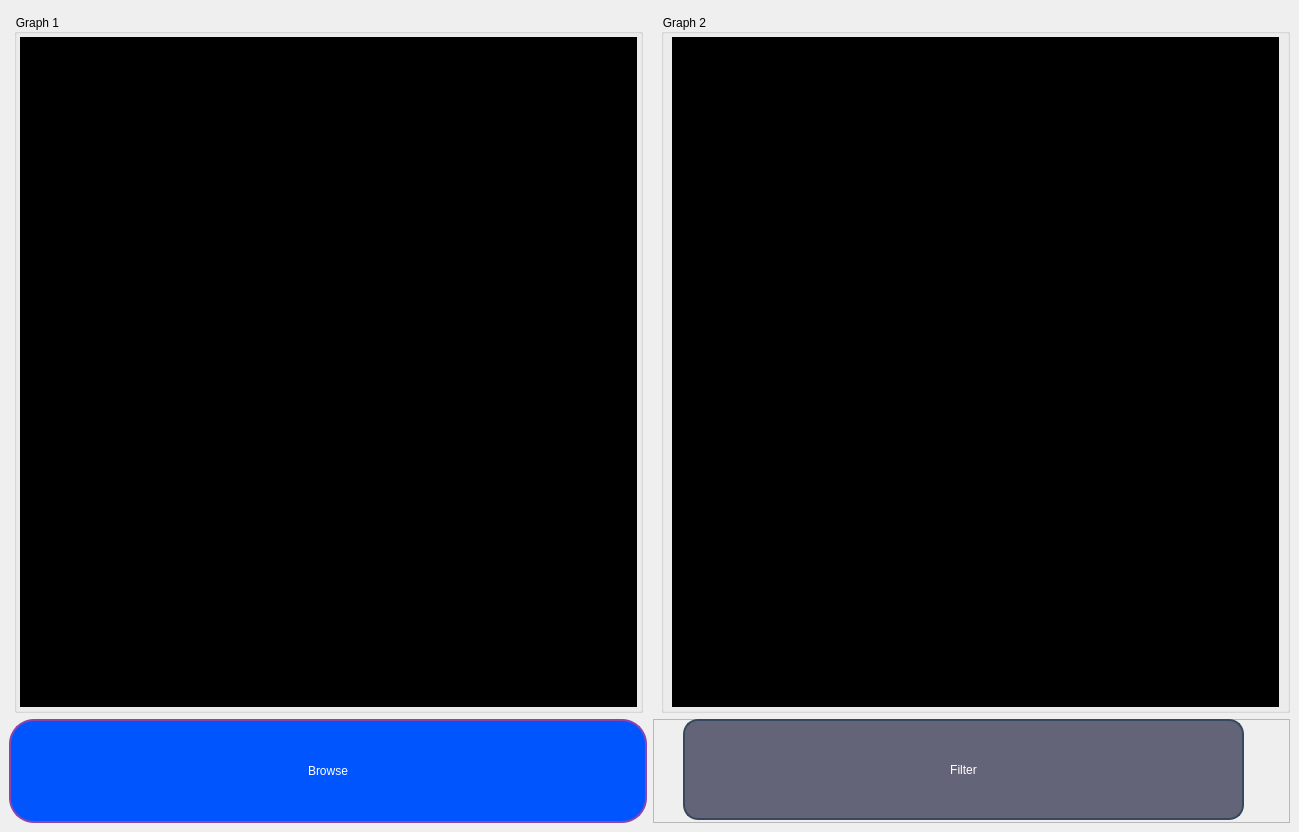
<?xml version="1.0" encoding="UTF-8"?>
<ui version="4.0">
 <class>MainWindow</class>
 <widget class="QMainWindow" name="MainWindow">
  <property name="geometry">
   <rect>
    <x>0</x>
    <y>0</y>
    <width>1299</width>
    <height>832</height>
   </rect>
  </property>
  <property name="minimumSize">
   <size>
    <width>1000</width>
    <height>700</height>
   </size>
  </property>
  <property name="windowTitle">
   <string>MainWindow</string>
  </property>
  <widget class="QWidget" name="centralwidget">
   <property name="minimumSize">
    <size>
     <width>1000</width>
     <height>700</height>
    </size>
   </property>
   <layout class="QVBoxLayout" name="verticalLayout">
    <item>
     <widget class="QFrame" name="all">
      <property name="maximumSize">
       <size>
        <width>16777215</width>
        <height>16777215</height>
       </size>
      </property>
      <property name="frameShape">
       <enum>QFrame::NoFrame</enum>
      </property>
      <property name="frameShadow">
       <enum>QFrame::Raised</enum>
      </property>
      <property name="lineWidth">
       <number>0</number>
      </property>
      <layout class="QVBoxLayout" name="verticalLayout_3">
       <property name="spacing">
        <number>0</number>
       </property>
       <property name="leftMargin">
        <number>0</number>
       </property>
       <property name="topMargin">
        <number>0</number>
       </property>
       <property name="rightMargin">
        <number>0</number>
       </property>
       <property name="bottomMargin">
        <number>0</number>
       </property>
       <item>
        <widget class="QFrame" name="upper">
         <property name="sizePolicy">
          <sizepolicy hsizetype="Expanding" vsizetype="Expanding">
           <horstretch>0</horstretch>
           <verstretch>0</verstretch>
          </sizepolicy>
         </property>
         <property name="minimumSize">
          <size>
           <width>0</width>
           <height>0</height>
          </size>
         </property>
         <property name="maximumSize">
          <size>
           <width>16777215</width>
           <height>16777215</height>
          </size>
         </property>
         <property name="frameShape">
          <enum>QFrame::NoFrame</enum>
         </property>
         <property name="frameShadow">
          <enum>QFrame::Raised</enum>
         </property>
         <property name="lineWidth">
          <number>0</number>
         </property>
         <layout class="QVBoxLayout" name="verticalLayout_2">
          <property name="spacing">
           <number>0</number>
          </property>
          <property name="leftMargin">
           <number>5</number>
          </property>
          <property name="topMargin">
           <number>5</number>
          </property>
          <property name="rightMargin">
           <number>0</number>
          </property>
          <property name="bottomMargin">
           <number>0</number>
          </property>
          <item>
           <widget class="QFrame" name="graphsFrame">
            <property name="sizePolicy">
             <sizepolicy hsizetype="Expanding" vsizetype="Expanding">
              <horstretch>0</horstretch>
              <verstretch>0</verstretch>
             </sizepolicy>
            </property>
            <property name="minimumSize">
             <size>
              <width>806</width>
              <height>321</height>
             </size>
            </property>
            <property name="maximumSize">
             <size>
              <width>16777215</width>
              <height>16777215</height>
             </size>
            </property>
            <property name="frameShape">
             <enum>QFrame::NoFrame</enum>
            </property>
            <property name="frameShadow">
             <enum>QFrame::Raised</enum>
            </property>
            <property name="lineWidth">
             <number>0</number>
            </property>
            <layout class="QHBoxLayout" name="horizontalLayout_4">
             <property name="spacing">
              <number>0</number>
             </property>
             <property name="leftMargin">
              <number>0</number>
             </property>
             <property name="topMargin">
              <number>0</number>
             </property>
             <property name="rightMargin">
              <number>0</number>
             </property>
             <property name="bottomMargin">
              <number>0</number>
             </property>
             <item>
              <widget class="QFrame" name="graph1Frame">
               <property name="sizePolicy">
                <sizepolicy hsizetype="Expanding" vsizetype="Expanding">
                 <horstretch>0</horstretch>
                 <verstretch>0</verstretch>
                </sizepolicy>
               </property>
               <property name="minimumSize">
                <size>
                 <width>390</width>
                 <height>301</height>
                </size>
               </property>
               <property name="maximumSize">
                <size>
                 <width>16777215</width>
                 <height>16777215</height>
                </size>
               </property>
               <property name="frameShape">
                <enum>QFrame::NoFrame</enum>
               </property>
               <property name="frameShadow">
                <enum>QFrame::Raised</enum>
               </property>
               <property name="lineWidth">
                <number>0</number>
               </property>
               <layout class="QHBoxLayout" name="horizontalLayout_3">
                <property name="spacing">
                 <number>0</number>
                </property>
                <property name="leftMargin">
                 <number>0</number>
                </property>
                <property name="topMargin">
                 <number>0</number>
                </property>
                <property name="bottomMargin">
                 <number>0</number>
                </property>
                <item>
                 <widget class="QGroupBox" name="groupBox_4">
                  <property name="sizePolicy">
                   <sizepolicy hsizetype="Expanding" vsizetype="Expanding">
                    <horstretch>1</horstretch>
                    <verstretch>0</verstretch>
                   </sizepolicy>
                  </property>
                  <property name="minimumSize">
                   <size>
                    <width>370</width>
                    <height>390</height>
                   </size>
                  </property>
                  <property name="maximumSize">
                   <size>
                    <width>16777215</width>
                    <height>16777215</height>
                   </size>
                  </property>
                  <property name="styleSheet">
                   <string notr="true">color: rgb(0, 0, 0);

</string>
                  </property>
                  <property name="title">
                   <string>Graph 1</string>
                  </property>
                  <layout class="QGridLayout" name="gridLayout_8">
                   <property name="leftMargin">
                    <number>0</number>
                   </property>
                   <property name="topMargin">
                    <number>0</number>
                   </property>
                   <property name="rightMargin">
                    <number>0</number>
                   </property>
                   <property name="bottomMargin">
                    <number>0</number>
                   </property>
                   <property name="spacing">
                    <number>3</number>
                   </property>
                   <item row="1" column="0">
                    <layout class="QHBoxLayout" name="horizontalLayout_2">
                     <item>
                      <widget class="PlotWidget" name="graph1" native="true">
                       <property name="sizePolicy">
                        <sizepolicy hsizetype="Expanding" vsizetype="Expanding">
                         <horstretch>0</horstretch>
                         <verstretch>0</verstretch>
                        </sizepolicy>
                       </property>
                       <property name="minimumSize">
                        <size>
                         <width>356</width>
                         <height>274</height>
                        </size>
                       </property>
                       <property name="maximumSize">
                        <size>
                         <width>16777215</width>
                         <height>16777215</height>
                        </size>
                       </property>
                       <property name="autoFillBackground">
                        <bool>false</bool>
                       </property>
                       <property name="styleSheet">
                        <string notr="true">background-color: rgb(0, 0, 0);
margin: 3px;
</string>
                       </property>
                      </widget>
                     </item>
                    </layout>
                   </item>
                  </layout>
                 </widget>
                </item>
               </layout>
              </widget>
             </item>
             <item>
              <widget class="QFrame" name="graph2Frame">
               <property name="sizePolicy">
                <sizepolicy hsizetype="Expanding" vsizetype="Expanding">
                 <horstretch>0</horstretch>
                 <verstretch>0</verstretch>
                </sizepolicy>
               </property>
               <property name="maximumSize">
                <size>
                 <width>16777215</width>
                 <height>16777215</height>
                </size>
               </property>
               <property name="frameShape">
                <enum>QFrame::NoFrame</enum>
               </property>
               <property name="frameShadow">
                <enum>QFrame::Raised</enum>
               </property>
               <property name="lineWidth">
                <number>0</number>
               </property>
               <layout class="QHBoxLayout" name="horizontalLayout">
                <property name="spacing">
                 <number>0</number>
                </property>
                <property name="topMargin">
                 <number>0</number>
                </property>
                <property name="rightMargin">
                 <number>0</number>
                </property>
                <property name="bottomMargin">
                 <number>0</number>
                </property>
                <item>
                 <widget class="QGroupBox" name="groupBox_3">
                  <property name="sizePolicy">
                   <sizepolicy hsizetype="Expanding" vsizetype="Expanding">
                    <horstretch>1</horstretch>
                    <verstretch>0</verstretch>
                   </sizepolicy>
                  </property>
                  <property name="minimumSize">
                   <size>
                    <width>370</width>
                    <height>390</height>
                   </size>
                  </property>
                  <property name="maximumSize">
                   <size>
                    <width>16777215</width>
                    <height>16777215</height>
                   </size>
                  </property>
                  <property name="styleSheet">
                   <string notr="true">color: rgb(0, 0, 0);

</string>
                  </property>
                  <property name="title">
                   <string>Graph 2</string>
                  </property>
                  <layout class="QGridLayout" name="gridLayout_7">
                   <property name="leftMargin">
                    <number>5</number>
                   </property>
                   <property name="topMargin">
                    <number>0</number>
                   </property>
                   <property name="rightMargin">
                    <number>5</number>
                   </property>
                   <property name="bottomMargin">
                    <number>0</number>
                   </property>
                   <property name="spacing">
                    <number>3</number>
                   </property>
                   <item row="0" column="0">
                    <widget class="PlotWidget" name="graph2" native="true">
                     <property name="sizePolicy">
                      <sizepolicy hsizetype="Expanding" vsizetype="Expanding">
                       <horstretch>0</horstretch>
                       <verstretch>0</verstretch>
                      </sizepolicy>
                     </property>
                     <property name="minimumSize">
                      <size>
                       <width>356</width>
                       <height>274</height>
                      </size>
                     </property>
                     <property name="maximumSize">
                      <size>
                       <width>16777215</width>
                       <height>16777215</height>
                      </size>
                     </property>
                     <property name="autoFillBackground">
                      <bool>false</bool>
                     </property>
                     <property name="styleSheet">
                      <string notr="true">background-color: rgb(0, 0, 0);
margin: 3px;
</string>
                     </property>
                    </widget>
                   </item>
                  </layout>
                 </widget>
                </item>
               </layout>
              </widget>
             </item>
            </layout>
           </widget>
          </item>
         </layout>
        </widget>
       </item>
      </layout>
     </widget>
    </item>
    <item>
     <layout class="QHBoxLayout" name="horizontalLayout_5">
      <property name="topMargin">
       <number>0</number>
      </property>
      <item>
       <widget class="QPushButton" name="browseButton">
        <property name="styleSheet">
         <string notr="true">

QPushButton {
    background-color: rgb(0, 85, 255);
color:rgb(255, 255, 255);
border-radius:5px;
 border: 2px solid #8e44ad;
    border-radius: 25px;
cursor: pointer;
    box-shadow: 0px 4px 6px rgba(0, 0, 0, 0.1);
    transition: background 0.3s, transform 0.2s;
height:100px;
}

QPushButton:hover {
    background-color: rgb(0, 50, 150);
transform: scale(1.05);
}



</string>
        </property>
        <property name="text">
         <string>Browse</string>
        </property>
       </widget>
      </item>
      <item>
       <widget class="QFrame" name="frame">
        <property name="frameShape">
         <enum>QFrame::StyledPanel</enum>
        </property>
        <property name="frameShadow">
         <enum>QFrame::Raised</enum>
        </property>
        <widget class="QPushButton" name="filterButton">
         <property name="geometry">
          <rect>
           <x>30</x>
           <y>0</y>
           <width>561</width>
           <height>101</height>
          </rect>
         </property>
         <property name="styleSheet">
          <string notr="true">QPushButton {
    background-color: rgb(100, 100, 120); /* Grayish-blue background color */
    color: rgb(255, 255, 255);
    border-radius: 15px;
    border: 2px solid #34495e; /* Contrasting border color (dark gray) */
    cursor: pointer;
    box-shadow: 0px 4px 6px rgba(0, 0, 0, 0.1);
    transition: background 0.3s, transform 0.2s;
    height: 100px;
}

QPushButton:hover {
    background-color: rgb(80, 80, 120); /* Lighter grayish-blue on hover */
    transform: scale(1.05);
}
</string>
         </property>
         <property name="text">
          <string>Filter</string>
         </property>
        </widget>
       </widget>
      </item>
     </layout>
    </item>
   </layout>
  </widget>
 </widget>
 <customwidgets>
  <customwidget>
   <class>PlotWidget</class>
   <extends>QWidget</extends>
   <header>pyqtgraph</header>
   <container>1</container>
  </customwidget>
 </customwidgets>
 <resources/>
 <connections/>
</ui>
